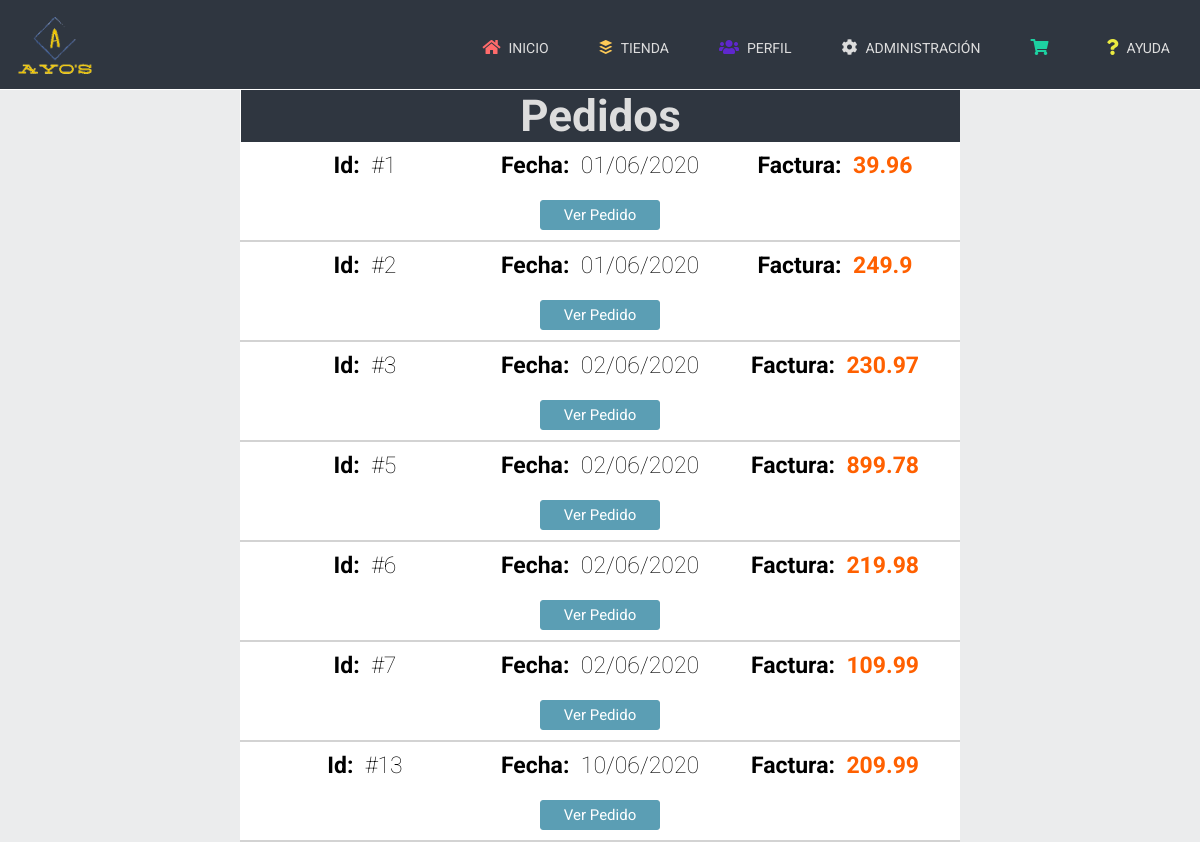
The page /PDAW/Controller/pedidos_usuario.php (signed in) on the database its author committed.
### tables this page shows
CREATE TABLE `pedido` (
  `id` int(11) NOT NULL,
  `usuario` varchar(20) NOT NULL,
  `productos` text NOT NULL,
  `precio` double NOT NULL,
  `fecha` date NOT NULL
);

### PDAW/Controller/pedidos_usuario.php (called while the page is built, shortened)
<?php
    include '../Model/Pedido.php';
    $data['pedidos'] = Pedido::getPedidosByUsuario($_SESSION['usuario']);
    include '../View/pedidos_usuario.php';
?>

### PDAW/Model/Pedido.php (called while the page is built, shortened)
<?php
class Pedido{
    private $id;
    private $precio;
    private $fecha;
    public function __construct($id="", $usuario="", $productos="", $precio="", $fecha=""){
        $this->id = $id;
        $this->precio = $precio;
        $this->fecha = $fecha;
    }
    public function getId(){
        return $this->id;
    }
    public function getPrecio(){
        return $this->precio;
    }
    public function getFecha(){
        return date('d/m/Y', strtotime($this->fecha));
    }
    public static function getPedidosByUsuario($usuario){
        $conexion = ayoDB::connectDB();
        $consulta = $conexion->query("SELECT * FROM pedido WHERE usuario='".$usuario."'");
        $data['pedidos'] = [];
        while ($pedidos = $consulta->fetchObject()) {
            $data['pedidos'][] = new Pedido($pedidos->id, $pedidos->usuario, $pedidos->productos, $pedidos->precio, $pedidos->fecha);
        }
        return $data['pedidos'];
    }
}

### PDAW/View/pedidos_usuario.php (the view, shortened to what this page needs)
<!DOCTYPE html>
<html lang="es">
<head>
	<link rel="stylesheet" href="../View/css/principal.css">
	<link rel="stylesheet" href="../View/css/pedidos_usuario.css">
	<link rel="stylesheet" href="https://cdnjs.cloudflare.com/ajax/libs/font-awesome/5.13.0/css/all.min.css">
</head>
<body class="body">
    <?php
        include '../Controller/header.php';
    ?>
	<div class="contenedor">
		<div class="caja">
			<div class="titulo">
				<h1>Pedidos</h1>
			</div>
			<div class="pedidos">
                <?php
                if (isset($data['pedidos'])) {
                    foreach ($data['pedidos'] as $pedido) {
                        echo '<div class="pedido">';
                            echo '<div class="caja1">';
                                echo '<h3 class="h3">Id: '.$salto.'</h3><h3 class="h3 sinnegrita">#'.$pedido->getId().'</h3>';
                            echo '</div>';
                            echo '<div class="caja2">';
                                echo '<h3 class="h3">Fecha: '.$salto.'</h3><h3 class="h3 sinnegrita">'.$pedido->getFecha().'</h3>';
                            echo '</div>';
                            echo '<div class="caja3">';
                                echo '<h3 class="h3">Factura: '.$salto.'</h3><h3 class="h3 sinnegrita precio">'.$pedido->getPrecio().'</h3>';
                            echo '</div>';
                            echo '<div class="caja3">';
                                echo '<form action="../Controller/ver_pedido.php" method="post">
                                <input type="hidden" name="id" value="'.$pedido->getID().'">
                                <input class="enviar" type="submit" value="Ver Pedido">
                                </form>';
                            echo '</div>';
                        echo '</div>';
                    }
                }
                ?>
			</div>
		</div>
    </div>
</body>
</html>

### PDAW/View/css/principal.css (style rules this page uses)
* { margin: 0; padding: 0; text-decoration: none; font-family: 'Roboto', sans-serif; box-sizing: border-box; }
.body { background: #EBECED; }

### PDAW/View/css/pedidos_usuario.css (style rules this page uses)
.contenedor { display: flex; justify-content: center; }
.caja { margin: 0; width: 60%; height: 100%; background: white; display: flex; flex-wrap: wrap; min-width: 600px; }
.titulo { background: #2f3640; color: #ddd; height: 10%; width: 100%; border-left: 1px solid white; display: flex; align-items: center; justify-content: center; font-size: 22px; }
.pedidos { width: 100%; }
.pedido { width: 100%; height: 100px; display: flex; align-items: center; justify-content: space-evenly; flex-wrap: wrap; border-bottom: 2px solid lightgray; }
.caja1, .caja2, .caja3 { display: flex; justify-content: center; width: 25%; min-width: 220px; }
.sinnegrita { font-weight: lighter; }
.precio { color: #FF6000; font-size: 25px; font-weight: bold; }
.h3 { font-size: 23px; }
.enviar { width: 120px; height: 30px; border-radius: 3px; border: 1px solid rgb(91, 158, 180); background: rgb(91, 158, 180); color: white; font-size: 15px; transition-duration: 300ms; }

### rows shown on the page
pedido: id "1", fecha "01/06/2020", precio "39.96"
pedido: id "2", fecha "01/06/2020", precio "249.9"
pedido: id "3", fecha "02/06/2020", precio "230.97"
pedido: id "5", fecha "02/06/2020", precio "899.78"
pedido: id "6", fecha "02/06/2020", precio "219.98"
pedido: id "7", fecha "02/06/2020", precio "109.99"
pedido: id "13", fecha "10/06/2020", precio "209.99"
